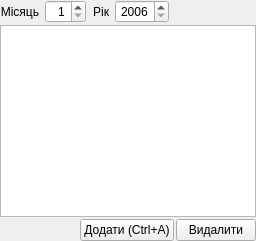
  <widget class="QDockWidget" name="dockWidget_oplata">
   <property name="features">
    <set>QDockWidget::DockWidgetFloatable|QDockWidget::DockWidgetMovable</set>
   </property>
   <property name="windowTitle">
    <string>Таблиця ОПЛАТА</string>
   </property>
   <attribute name="dockWidgetArea">
    <number>2</number>
   </attribute>
   <widget class="QWidget" name="dockWidgetContents_dni_opal_2">
    <layout class="QGridLayout">
     <property name="margin">
      <number>0</number>
     </property>
     <property name="spacing">
      <number>2</number>
     </property>
     <item row="0" column="0">
      <layout class="QHBoxLayout">
       <property name="spacing">
        <number>6</number>
       </property>
       <property name="margin">
        <number>0</number>
       </property>
       <item>
        <widget class="QLabel" name="label_month_oplata">
         <property name="text">
          <string>Місяць</string>
         </property>
         <property name="alignment">
          <set>Qt::AlignRight|Qt::AlignTrailing|Qt::AlignVCenter</set>
         </property>
        </widget>
       </item>
       <item>
        <widget class="QSpinBox" name="spinBox_month_oplata">
         <property name="sizePolicy">
          <sizepolicy hsizetype="Minimum" vsizetype="Fixed">
           <horstretch>0</horstretch>
           <verstretch>0</verstretch>
          </sizepolicy>
         </property>
         <property name="minimumSize">
          <size>
           <width>35</width>
           <height>0</height>
          </size>
         </property>
         <property name="alignment">
          <set>Qt::AlignRight|Qt::AlignTrailing|Qt::AlignVCenter</set>
         </property>
         <property name="minimum">
          <number>1</number>
         </property>
         <property name="maximum">
          <number>12</number>
         </property>
         <property name="value">
          <number>1</number>
         </property>
        </widget>
       </item>
       <item>
        <widget class="QLabel" name="label_year_oplata">
         <property name="text">
          <string>Рік</string>
         </property>
         <property name="alignment">
          <set>Qt::AlignRight|Qt::AlignTrailing|Qt::AlignVCenter</set>
         </property>
        </widget>
       </item>
       <item>
        <widget class="QSpinBox" name="spinBox_year_oplata">
         <property name="minimumSize">
          <size>
           <width>50</width>
           <height>0</height>
          </size>
         </property>
         <property name="alignment">
          <set>Qt::AlignRight|Qt::AlignTrailing|Qt::AlignVCenter</set>
         </property>
         <property name="minimum">
          <number>2006</number>
         </property>
         <property name="maximum">
          <number>2100</number>
         </property>
         <property name="value">
          <number>2006</number>
         </property>
        </widget>
       </item>
       <item>
        <spacer>
         <property name="orientation">
          <enum>Qt::Horizontal</enum>
         </property>
         <property name="sizeHint" stdset="0">
          <size>
           <width>40</width>
           <height>20</height>
          </size>
         </property>
        </spacer>
       </item>
      </layout>
     </item>
     <item row="1" column="0">
      <widget class="QTableView" name="tableView_oplata">
       <property name="editTriggers">
        <set>QAbstractItemView::DoubleClicked|QAbstractItemView::EditKeyPressed</set>
       </property>
       <property name="tabKeyNavigation">
        <bool>true</bool>
       </property>
       <property name="textElideMode">
        <enum>Qt::ElideMiddle</enum>
       </property>
      </widget>
     </item>
     <item row="2" column="0">
      <layout class="QHBoxLayout">
       <property name="spacing">
        <number>2</number>
       </property>
       <property name="margin">
        <number>0</number>
       </property>
       <item>
        <spacer name="horizontalSpacer_2">
         <property name="orientation">
          <enum>Qt::Horizontal</enum>
         </property>
         <property name="sizeHint" stdset="0">
          <size>
           <width>40</width>
           <height>20</height>
          </size>
         </property>
        </spacer>
       </item>
       <item>
        <widget class="QPushButton" name="pushButton_add_oplata">
         <property name="focusPolicy">
          <enum>Qt::ClickFocus</enum>
         </property>
         <property name="statusTip">
          <string>Додати новий запис</string>
         </property>
         <property name="text">
          <string>Додати (Ctrl+A)</string>
         </property>
         <property name="icon">
          <iconset resource="../tkeAbonent/tke/tke_rc">
           <normaloff>:/pictures/pictures/greplus.png</normaloff>:/pictures/pictures/greplus.png</iconset>
         </property>
         <property name="iconSize">
          <size>
           <width>12</width>
           <height>12</height>
          </size>
         </property>
         <property name="shortcut">
          <string>Ctrl+A</string>
         </property>
         <property name="flat">
          <bool>false</bool>
         </property>
        </widget>
       </item>
       <item>
        <widget class="QPushButton" name="pushButton_del_oplata">
         <property name="focusPolicy">
          <enum>Qt::ClickFocus</enum>
         </property>
         <property name="statusTip">
          <string>Видалити позначений запис</string>
         </property>
         <property name="text">
          <string>Видалити</string>
         </property>
         <property name="icon">
          <iconset resource="../tkeAbonent/tke/tke_rc">
           <normaloff>:/pictures/pictures/redminus.png</normaloff>:/pictures/pictures/redminus.png</iconset>
         </property>
         <property name="iconSize">
          <size>
           <width>12</width>
           <height>12</height>
          </size>
         </property>
        </widget>
       </item>
      </layout>
     </item>
    </layout>
   </widget>
  </widget>
